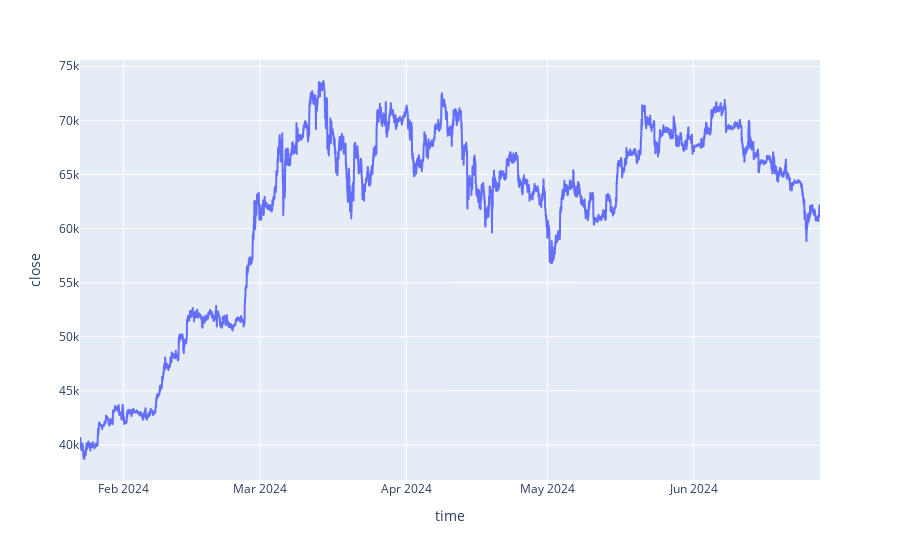

Source (notebook cell):
### Code cell
import plotly.express as px
fig = px.line(ohlc_new, x=ohlc_new['time'], y=ohlc_new['close'])
fig.show()

### Figure 1 — Plotly figure (JSON) as saved in the notebook; plotly's stock layout.template omitted (floating-point values rounded to 4 significant figures; data arrays with more than 128 entries replaced by an {"elided": "..."} marker saying what was removed)
{"data": [{"hovertemplate": "time=%{x}<br>close=%{y}<extra></extra>", "legendgroup": "", "line": {"color": "#636efa", "dash": "solid"}, "marker": {"symbol": "circle"}, "mode": "lines", "name": "", "showlegend": false, "type": "scattergl", "x": {"elided": "7491 str values"}, "xaxis": "x", "y": {"elided": "7491 float values"}, "yaxis": "y"}], "layout": {"legend": {"tracegroupgap": 0}, "margin": {"t": 60}, "xaxis": {"anchor": "y", "domain": [0, 1], "title": {"text": "time"}}, "yaxis": {"anchor": "x", "domain": [0, 1], "title": {"text": "close"}}}}
